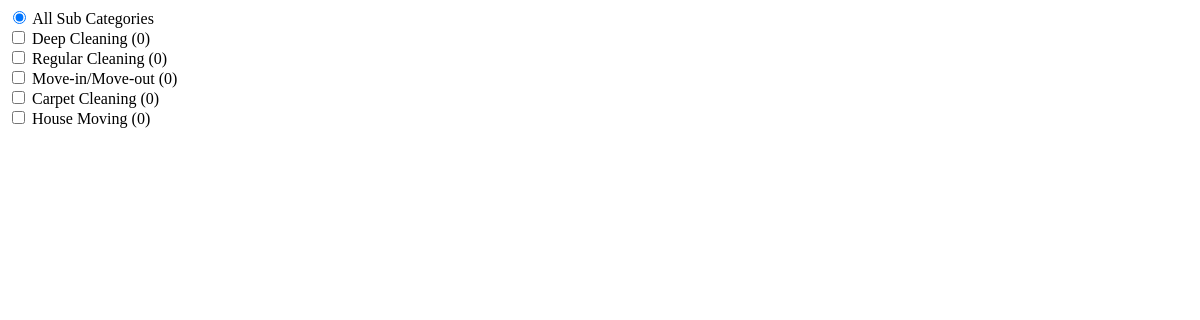
Page /search-subcategories/ on the earlier database version.
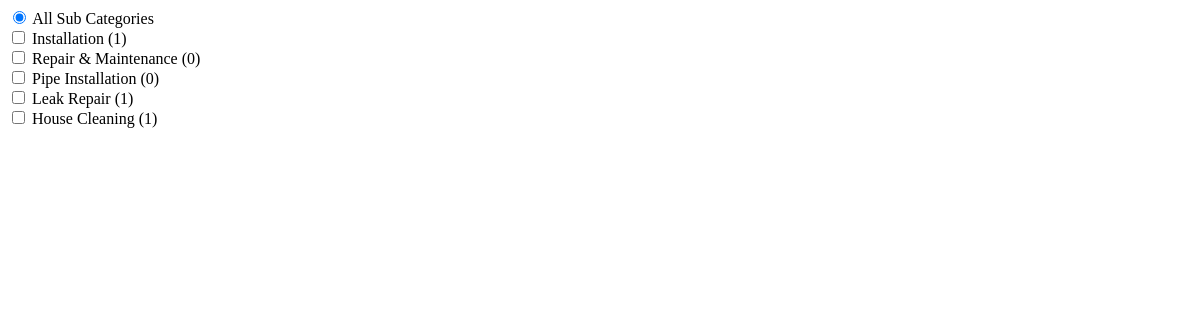
Same page on the later database version.
### categories/models.py (models this page shows, shortened)
class SubCategory(models.Model):
    category = models.ForeignKey(
        Category,
        on_delete=models.CASCADE,
        related_name='subcategories'
    )
    name = models.CharField(max_length=200)
    slug = models.SlugField(unique=True, max_length=200)
    description = models.TextField(blank=True)
    icon = ProcessedImageField(
        upload_to='subcategories/icons/',
        processors=[ResizeToFill(64, 64)],
        format='WEBP',
        options={'quality': 90},
        null=True,
        blank=True,
        help_text='Subcategory icon (optimized automatically)'
    )
    icon_large = ImageSpecField(
        source='icon',
        processors=[ResizeToFill(128, 128)],
        format='WEBP',
        options={'quality': 90}
    )
    image = ProcessedImageField(
        upload_to='subcategories/',
        processors=[ResizeToFit(800, 600)],
        format='WEBP',
        options={'quality': 90},
        null=True,
        blank=True,
        help_text='Subcategory banner image (optimized automatically)'
    )
    image_card = ImageSpecField(
        source='image',
        processors=[ResizeToFill(400, 300)],
        format='WEBP',
        options={'quality': 85}
    )
    is_active = models.BooleanField(default=True)
    order = models.IntegerField(default=0, help_text='Display order (lower numbers first)')
    created_at = models.DateTimeField(auto_now_add=True)
    updated_at = models.DateTimeField(auto_now=True)
    class Meta:
        db_table = 'subcategories'
        ordering = ['category', 'order', 'name']
        verbose_name = 'SubCategory'
        verbose_name_plural = 'SubCategories'
        unique_together = ['category', 'slug']
    @property
    def total_services(self):
        return self.services.filter(is_active=True).count()

### core/views.py (the view)
# urls.py: path('search-subcategories/', views.search_subcategories, name='search_subcategories'),
def search_subcategories(request):
    search_query = request.POST.get('subcategory-search', '').lower()
    subcategories_qs = SubCategory.objects.filter(is_active=True)
    if search_query:
        subcategories_qs = subcategories_qs.filter(name__icontains=search_query)
    context = {
        'subcategories': subcategories_qs,
        'show_all': True,
    }
    return render(request, 'components/services/subcategory_list_partial.html', context)

### core/context_processors.py (called while the page is built)
def site_settings(request):
    return {
        'site_config': SiteConfiguration.load()
    }

def navbar(request):
    categories = Category.objects.all()
    return {
        'nav_categories': categories  # এই নামেই টেমপ্লেটে লুপ চালাতে হবে
    }

### site_config/models.py (called while the page is built)
    @classmethod
    def load(cls):
        obj, created = cls.objects.get_or_create(pk=1)
        return obj

### templates/components/services/subcategory_list_partial.html (shortened to what this page needs)
{% if show_all %}
<div class="form-check mb-1">
  <input class="form-check-input" type="radio" name="subcategory" value="all" id="subcat-all"
    {% if not selected_subcategories or 'all' in selected_subcategories %}checked{% endif %}
    hx-get="{% url 'core:services' %}?page=1"
    hx-trigger="change"
    hx-target="#services-row"
    hx-swap="outerHTML"
    hx-include="[name='keyword'], [name='category']:checked"
    hx-indicator="#loading-indicator">
  <label class="form-check-label small" for="subcat-all">All Sub Categories</label>
</div>
{% endif %}
{% for subcategory in subcategories %}
<div class="form-check mb-1 {% if forloop.counter > 5 %}subcategory-hidden{% endif %}" {% if forloop.counter > 5 %}style="display: none;"{% endif %}>
  <input class="form-check-input" type="checkbox" name="subcategory" value="{{ subcategory.slug }}" id="subcat-{{ subcategory.id }}"
    hx-get="{% url 'core:services' %}?page=1"
    hx-trigger="change"
    hx-target="#services-row"
    hx-swap="outerHTML"
    hx-include="[name='keyword'], [name='category']:checked, [name='subcategory']:checked"
    hx-indicator="#loading-indicator">
  <label class="form-check-label small" for="subcat-{{ subcategory.id }}">
    {{ subcategory.name }} <span class="text-muted">({{ subcategory.total_services }})</span>
  </label>
</div>
{% empty %}
<div class="text-muted small">No subcategories found</div>
{% endfor %}

Differences in the rows shown:
removed SubCategory: name "Deep Cleaning", total_services "0"
removed SubCategory: name "Regular Cleaning", total_services "0"
removed SubCategory: name "Move-in/Move-out", total_services "0"
removed SubCategory: name "Carpet Cleaning", total_services "0"
removed SubCategory: name "House Moving", total_services "0"
added SubCategory: name "Installation", total_services "1"
added SubCategory: name "Repair & Maintenance", total_services "0"
added SubCategory: name "Pipe Installation", total_services "0"
added SubCategory: name "Leak Repair", total_services "1"
added SubCategory: name "House Cleaning", total_services "1"
